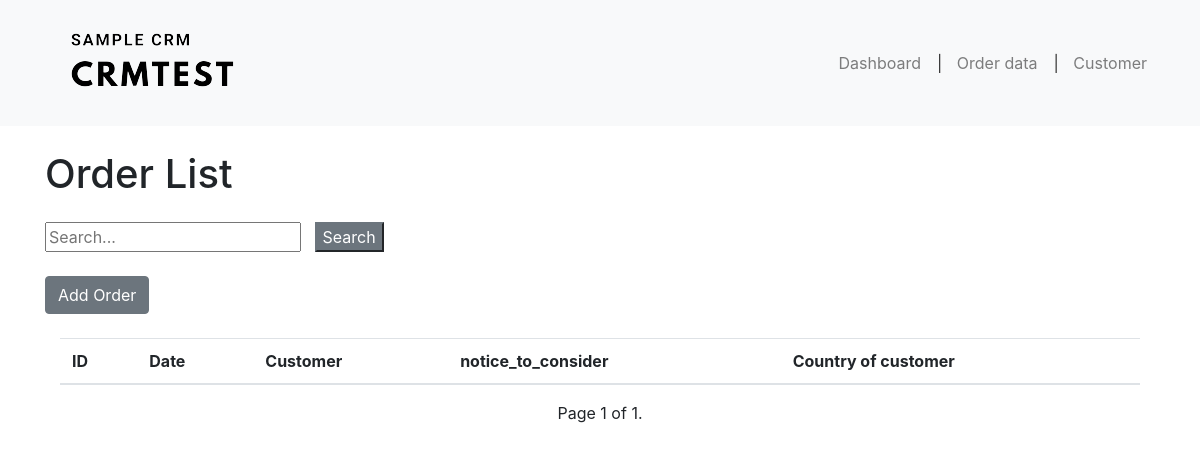
Page /order_data/?page=2 on the earlier database version.
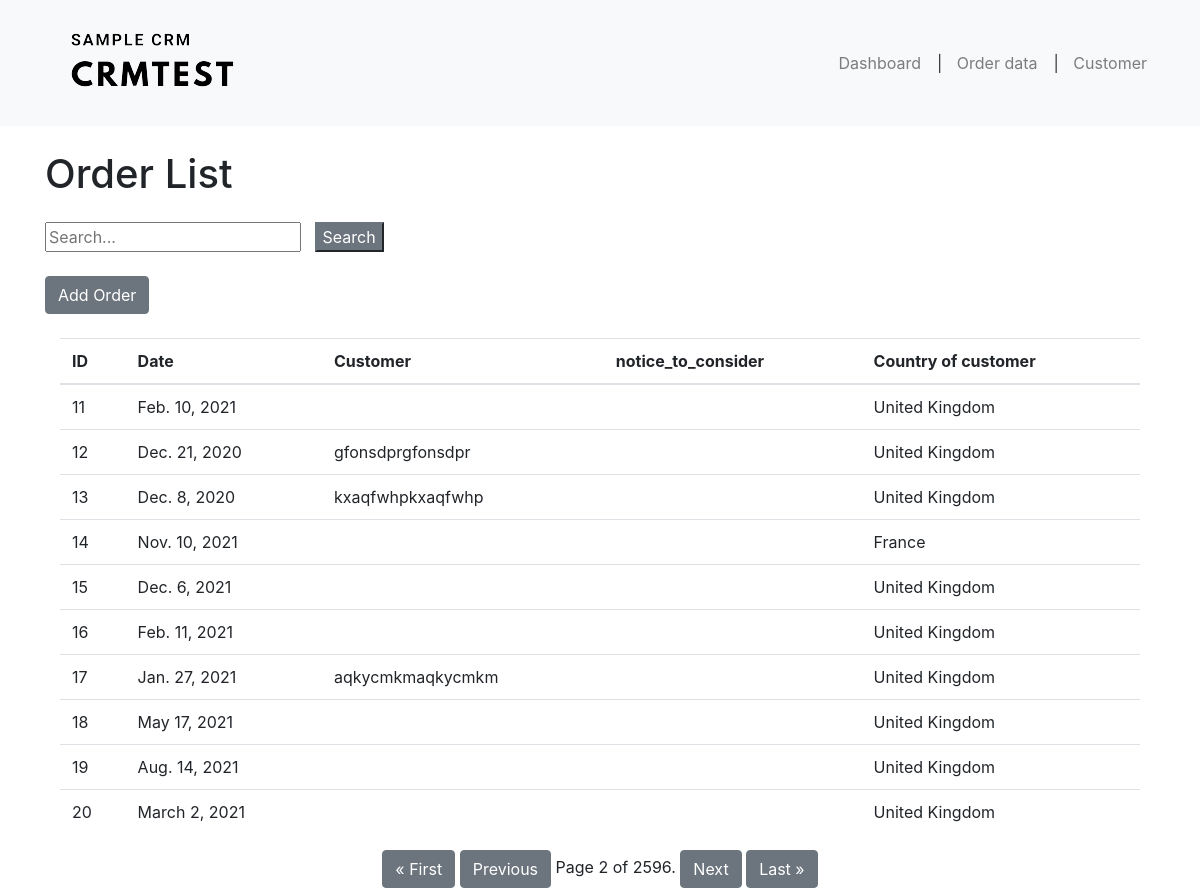
Same page on the later database version.
### crmapplication/models.py (models this page shows, shortened)
class Invoice(models.Model):
    invoice_id = models.AutoField(primary_key=True)
    invoice_date = models.DateField( blank=True)
    customer = models.ForeignKey(Customer, null=True, blank=True, on_delete=models.DO_NOTHING)
    country = models.CharField(max_length=50, blank=True)
    quantity = models.IntegerField( blank=True)
    amount = models.DecimalField(max_digits=10, decimal_places=2, blank=True)
    notice_to_consider = models.CharField(max_length = 255,blank=True)

class Customer(models.Model):
    customer_id = models.AutoField(primary_key=True)
    first_name = models.CharField(max_length = 255,blank=True)
    last_name = models.CharField(max_length = 255, blank=True)
    email = models.EmailField( blank=True)
    phone = models.CharField(max_length=20,blank = True)
    progress = models.CharField(max_length = 255,blank=True)
    address = models.TextField(blank = True)
    def __str__(self):
        return f"{self.first_name}{self.last_name}"

### crmapplication/views.py (the view)
# urls.py: path('order_data/', views.order_data, name='order_data'),
def order_data(request):
    order = Invoice.objects.all()
    paginator = Paginator(order, 10)  # Show 10 order per page
    page = request.GET.get('page')
    order = paginator.get_page(page)
    return render(request, 'crm/order_data.html',{'orders':order})

### crmapplication/templates/crm/order_data.html (shortened to what this page needs)
{% extends 'base.html' %}
{% block content %}
<div class="container mt-4">
    <div class="row">
        <h1>Order List</h1><br/>
    </div>
    <div class="row mt-3">
        <input type="text" id="search-bar" placeholder="Search...">&nbsp&nbsp&nbsp
        <button id="search-button" class="sbtn btn-secondary">Search</button>
    </div>
</div>
<div class="container mt-4">
    <div class="row mt-3">
        <a href="{% url 'customer_detail' %}" class="btn btn-secondary">Add Order</a>
    </div>
	<br/>
    <table class="table table-hover">
        <thead>
            <tr>
                <th>ID</th>
                <th>Date</th>
                <th>Customer</th>
                <th>notice_to_consider</th>
				<th>Country of customer</th>
            </tr>
        </thead>
        <tbody>
            {% for order in orders %}
                <tr class="order-row" data-orderid="{{ order.customer_id }}">
                    <td>{{ order.invoice_id }}</td>
                    <td>{{ order.invoice_date }}</td>
                    <td>{{ order.customer }}</td>
                    <td>{{ order.notice_to_consider }}</td>
					<td>{{ order.country }}</td>
                </tr>
            {% endfor %}
        </tbody>
    </table>
    <div class="pagination justify-content-center">
        <span class="step-links">
            {% if orders.has_previous %}
                <a href="?page=1" class="btn btn-secondary">&laquo; First</a>
                <a href="?page={{ orders.previous_page_number }}" class="btn btn-secondary">Previous</a>
            {% endif %}
            <span class="current-page">
                Page {{ orders.number }} of {{ orders.paginator.num_pages }}.
            </span>
            {% if orders.has_next %}
                <a href="?page={{ orders.next_page_number }}" class="btn btn-secondary">Next</a>
                <a href="?page={{ orders.paginator.num_pages }}" class="btn btn-secondary">Last &raquo;</a>
            {% endif %}
        </span>
    </div>
</div>
{% endblock %}

### crmapplication/templates/base.html (shortened to what this page needs)
<html lang = "en">
<head>
	{% load bootstrap4 %}
	{% bootstrap_css %}
	{% load static %}
	<link rel="stylesheet" href="{% static 'margin.css' %}">
</head>
<body>
	<nav class="navbar navbar-expand-lg navbar-light bg-light">
		<div class = "container">
			<a class="navbar-brand" href="{% url 'dashboard' %}">
				<img id="logo" src="{% static 'Sample CRM.png' %}" alt="Logo">
			</a>
            <div class="collapse navbar-collapse" id="navbarNav">
                <ul class="navbar-nav ml-auto">
                    <li class="nav-item">
                        <a class="nav-link" href="{% url 'dashboard' %}">Dashboard</a>
                    </li>
                    <li class="nav-item">
                        <a class="nav-link" href="{% url 'order_data' %}"><span class="nav-link-separator hide-on-collapse">|</span> Order data</a>
                    </li>
                    <li class="nav-item">
                        <a class="nav-link" href="{% url 'contact_list' %}"><span class="nav-link-separator hide-on-collapse">|</span> Customer</a>
                    </li>
                </ul>
            </div>
	</nav>
    <div class="container mt-4">
        {% block content %}{% endblock %}
    </div>
</body>
</html>

### crmapplication/static/margin.css (style rules this page uses)
.navbar-nav li { display: inline-block; }
.nav-link-separator { display: inline-block; margin: auto; padding-right:10px; color: #333; }
#logo { background-color: transparent; }

Differences in the rows shown:
added Invoice: invoice_id "11", invoice_date "Feb. 10, 2021", country "United Kingdom"
added Invoice: invoice_id "12", invoice_date "Dec. 21, 2020", customer "gfonsdprgfonsdpr", country "United Kingdom"
added Invoice: invoice_id "13", invoice_date "Dec. 8, 2020", customer "kxaqfwhpkxaqfwhp", country "United Kingdom"
added Invoice: invoice_id "14", invoice_date "Nov. 10, 2021", country "France"
added Invoice: invoice_id "15", invoice_date "Dec. 6, 2021", country "United Kingdom"
added Invoice: invoice_id "16", invoice_date "Feb. 11, 2021", country "United Kingdom"
added Invoice: invoice_id "17", invoice_date "Jan. 27, 2021", customer "aqkycmkmaqkycmkm", country "United Kingdom"
added Invoice: invoice_id "18", invoice_date "May 17, 2021", country "United Kingdom"
added Invoice: invoice_id "19", invoice_date "Aug. 14, 2021", country "United Kingdom"
added Invoice: invoice_id "20", invoice_date "March 2, 2021", country "United Kingdom"
Other differences:
{{ orders.number }}: "1" → "2"
{{ orders.paginator.num_pages }}: "1" → "2596"
text now shown: "« First Previous Next Last »"
